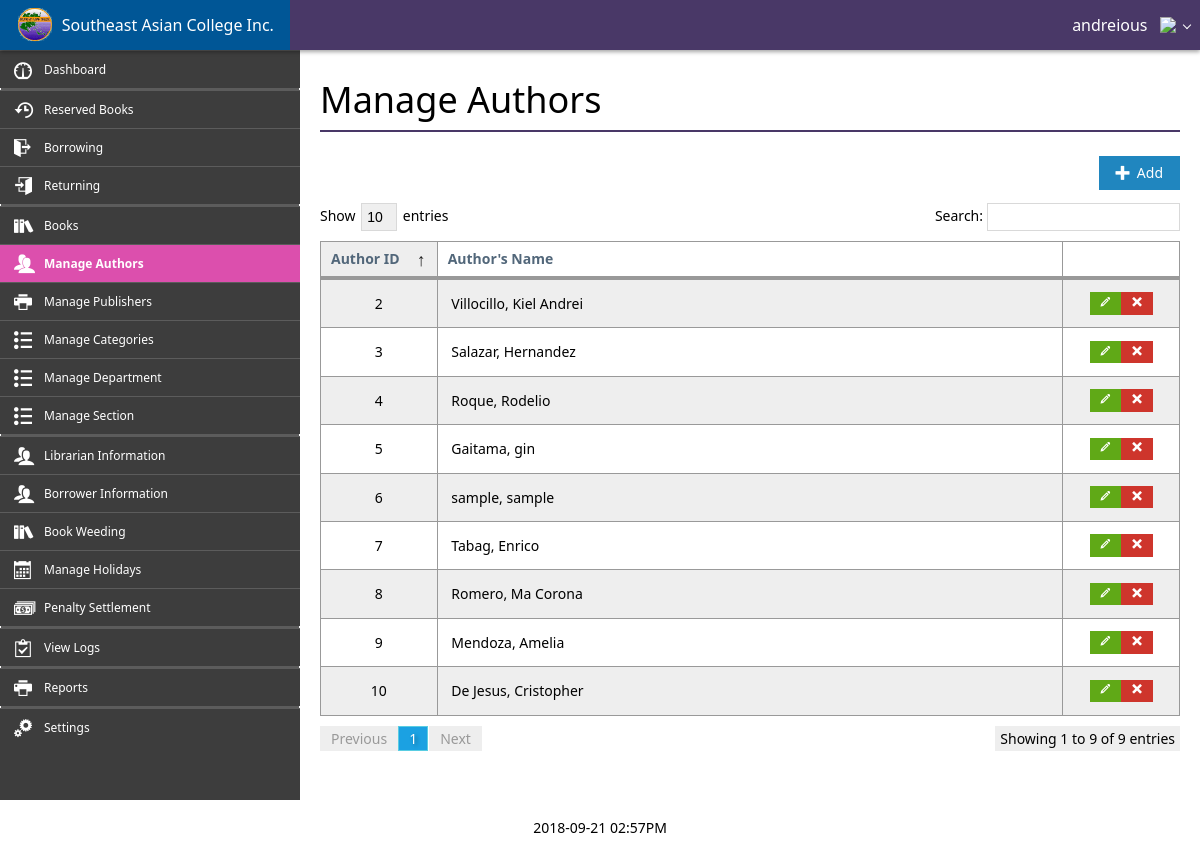
The app's page /control_panel/manage_authors.php (signed in) with its own data.
### tables this page shows
CREATE TABLE `authors` (
  `Author_ID` int(10) NOT NULL,
  `Author_First_Name` varchar(255) NOT NULL,
  `Author_Last_Name` varchar(255) NOT NULL
);

### control_panel/requests/connection.php (called while the page is built, shortened)
<?php
    class Connection {
        private $hostname = 'localhost';
        private $username = 'root';
        private $password = '';
        private $database = 'saci_db';
        private $connection, $query;
        function open() {
            return $this->connection = mysqli_connect($this->hostname, $this->username, $this->password, $this->database);
        }
        function query($sql) {
            return $this->query = mysqli_query($this->connection, $sql);
        }
        function fetch_assoc() {
            return mysqli_fetch_assoc($this->query);
        }
    }
?>

### control_panel/manage_authors.php (the view, shortened to what this page needs)
<?php
    include_once('assets/system/header.php');
?>
<div class="app-bar fixed-top shadow" data-role="appbar" style="background-color:#493867;">
    <a class="app-bar-element branding" href="./"><img class="app-logo" src="assets/image/Southeast Asian College.png">&nbsp;&nbsp;Southeast Asian College Inc.</a>
    <?php
        if(isset($_SESSION['account_username'])) {
            $name = $_SESSION['account_first_name'] . ' ' . $_SESSION['account_last_name'];
            echo '<ul class="app-bar-menu place-right" style="background-color:#493867;">';
            echo '<li><a class="app-bar-element dropdown-toggle" style="background-color:#493867;">' . $name . '&nbsp;&nbsp;<img class="app-logo" src="./../user_images/' . $_SESSION['account_image'] . '"></a>';
            echo '</li>';
            echo '</ul>';
        } else {
            echo '<div class="place-right">';
            echo '<a class="app-bar-element" href="login.php"><span class="mif-switch"></span>&nbsp;&nbsp;Login</a>';
            echo '</div>';
        }
    ?>
</div>
<div id="main-block">
    <div class="flex-grid" style="height: 100%;">
        <div class="row" style="height: 100%;">
            <div id="cell-sidebar" class="cell bg-lightDark size-x300" style="overflow-y: scroll; height: 100%;">
                <ul class="sidebar2 dark">
                    <li><a href="./"><span class="mif-meter mif-ani-shuttle icon"></span><span class="title">Dashboard</span></a></li>
                    <li class="divider"></li><li class="divider"></li>
                    <li><a href="./reserved_materials.php"><span class="mif-history icon"></span><span class="title">Reserved Books</span></a></li>
                    <li><a href="./loan_materials.php"><span class="mif-exit icon"></span><span class="title">Borrowing</span></a></li>
                    <li><a href="./receive_materials.php"><span class="mif-enter icon"></span><span class="title">Returning</span></a></li>
                    <li class="divider"></li><li class="divider"></li>
                    <li><a href="./manage_materials.php"><span class="mif-books icon"></span><span class="title">Books</span></a></li>
                    <li class="active"><a href="./manage_authors.php"><span class="mif-users icon"></span><span class="title">Manage Authors</span></a></li>
                    <li><a href="./manage_publishers.php"><span class="mif-printer icon"></span><span class="title">Manage Publishers</span></a></li>
                    <li><a href="./manage_categories.php"><span class="mif-list2 icon"></span><span class="title">Manage Categories</span></a></li>
                    <li><a href="./manage_department.php"><span class="mif-list2 icon"></span><span class="title">Manage Department</span></a></li>
                    <li><a href="./manage_section.php"><span class="mif-list2 icon"></span><span class="title">Manage Section</span></a></li>
                    <li class="divider"></li><li class="divider"></li>
                    <li><a href="./manage_faculties.php"><span class="mif-users icon"></span><span class="title">Librarian Information</span></a></li>
                    <li><a href="./manage_students.php"><span class="mif-users icon"></span><span class="title">Borrower Information</span></a></li>
                    <li><a href="./manage_weeding.php"><span class="mif-books icon"></span><span class="title">Book Weeding</span></a></li>
                    <li><a href="./manage_holidays.php"><span class="mif-calendar icon"></span><span class="title">Manage Holidays</span></a></li>
                    <li><a href="./settled_penalties.php"><span class="mif-dollars icon"></span><span class="title">Penalty Settlement</span></a></li>
                    <li class="divider"></li><li class="divider"></li>
                    <li><a href="./view_logs.php"><span class="mif-clipboard icon"></span><span class="title">View Logs</span></a></li>
                    <li class="divider"></li><li class="divider"></li>
                    <li><a href="./generate_reports.php"><span class="mif-printer icon"></span><span class="title">Reports</span></a></li>
                    <li class="divider"></li><li class="divider"></li>
                    <li><a href="./settings.php"><span class="mif-cogs icon"></span><span class="title">Settings</span></a></li>
                </ul>
            </div>
            <div id="cell-content" class="cell auto-size padding20 pane-scroll">
                <h1 class="text-light">Manage Authors</h1>
                <hr style="background-color:#493867;"><br>
                <div class="align-right">
                    <a class="button primary beautify beautify-mif" data-button="add-author-button" data-role="hint" data-hint="Add Author" data-hint-background="#dc4fad" data-hint-color="#ffffff" data-hint-mode="2" data-hint-position="top"><span class="mif mif-plus"></span>&nbsp;&nbsp;Add</a>
                </div>
                <table id="authors-table" class="table striped border bordered">
                    <thead>
                        <tr>
                            <th width="15%">Author ID</th>
                            <th>Author's Name</th>
                            <th width="15%"></th>
                        </tr>
                    </thead>
                    <tbody>
                        <?php
                            require_once('requests/connection.php');
                            $connection = new Connection();
                            $connection->open();
                            $connection->query("SELECT * FROM authors");
                            while($row = $connection->fetch_assoc()) {
                                $name = $row['Author_Last_Name'] . ', ' . $row['Author_First_Name'];
                                echo '<tr>';
                                echo '<td class="align-center">' . $row['Author_ID'] . '</td>';
                                echo '<td>' . $name . '</td>';
                                echo '<td class="align-center"><a class="button success mini-button beautify" data-button="edit-author-button" data-var-id="' . $row['Author_ID'] . '" data-role="hint" data-hint="Edit Author" data-hint-background="#dc4fad" data-hint-color="#ffffff" data-hint-mode="2" data-hint-position="top"><span class="mif mif-pencil"></span></a><a class="button danger mini-button beautify" data-button="delete-author-button" data-var-id="' . $row['Author_ID'] . '" data-role="hint" data-hint="Delete Author" data-hint-background="#dc4fad" data-hint-color="#ffffff" data-hint-mode="2" data-hint-position="top"><span class="mif mif-cross"></span></a></td>';
                                echo '</tr>';
                            }
                        ?>
                    </tbody>
                </table>
            </div>
        </div>
    </div>
</div>
<?php
    include_once('assets/system/footer.php');
?>

### control_panel/assets/css/stylesheet.css (style rules this page uses)
.app-logo { margin-top: -4px; height: 75%; }
.bg-lightDark { background-color: #3D3D3D; }
.pane-scroll { overflow-y: scroll; height: 100%; }
.sidebar2.dark { border: none; min-width: 100%; }
.sidebar2.dark li.active a { background-color: #dc4fad; }
.sidebar2 li a { padding: .50rem 1.75rem .50rem 2.25rem; }
.sidebar2 > li > a > .title { font-size: .75rem; margin-left: .5rem; }
a.button.beautify.beautify-mif .mif { margin-top: -.15rem !important; }
a.button.mini-button.beautify { padding: .2rem .625rem !important; }
#main-body { padding: 3.125rem 0 0; }
#main-block { min-height: 100%; height: 100%; }

### records on screen
authors: Author_ID "2", name "Villocillo, Kiel Andrei"
authors: Author_ID "3", name "Salazar, Hernandez"
authors: Author_ID "4", name "Roque, Rodelio"
authors: Author_ID "5", name "Gaitama, gin"
authors: Author_ID "6", name "sample, sample"
authors: Author_ID "7", name "Tabag, Enrico"
authors: Author_ID "8", name "Romero, Ma Corona"
authors: Author_ID "9", name "Mendoza, Amelia"
authors: Author_ID "10", name "De Jesus, Cristopher"

### other values on screen
$name "andreious"
